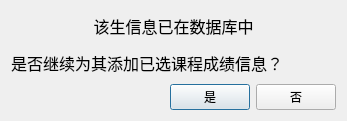
<?xml version="1.0" encoding="UTF-8"?>
<ui version="4.0">
 <class>promptDialog</class>
 <widget class="QDialog" name="promptDialog">
  <property name="geometry">
   <rect>
    <x>0</x>
    <y>0</y>
    <width>347</width>
    <height>121</height>
   </rect>
  </property>
  <property name="windowTitle">
   <string>Dialog</string>
  </property>
  <property name="windowIcon">
   <iconset resource="resources.qrc">
    <normaloff>:/new/prefix1/student.JPG</normaloff>:/new/prefix1/student.JPG</iconset>
  </property>
  <layout class="QVBoxLayout" name="verticalLayout_3">
   <item>
    <layout class="QVBoxLayout" name="verticalLayout_2">
     <item>
      <layout class="QVBoxLayout" name="verticalLayout">
       <item>
        <widget class="QLabel" name="label">
         <property name="text">
          <string>&lt;html&gt;&lt;head/&gt;&lt;body&gt;&lt;p align=&quot;center&quot;&gt;&lt;span style=&quot; font-size:12pt;&quot;&gt;该生信息已在数据库中&lt;/span&gt;&lt;/p&gt;&lt;/body&gt;&lt;/html&gt;</string>
         </property>
        </widget>
       </item>
       <item>
        <widget class="QLabel" name="label_2">
         <property name="text">
          <string>&lt;html&gt;&lt;head/&gt;&lt;body&gt;&lt;p&gt;&lt;span style=&quot; font-size:12pt;&quot;&gt;是否继续为其添加已选课程成绩信息？&lt;/span&gt;&lt;/p&gt;&lt;/body&gt;&lt;/html&gt;</string>
         </property>
        </widget>
       </item>
      </layout>
     </item>
     <item>
      <layout class="QHBoxLayout" name="horizontalLayout">
       <item>
        <spacer name="horizontalSpacer">
         <property name="orientation">
          <enum>Qt::Horizontal</enum>
         </property>
         <property name="sizeHint" stdset="0">
          <size>
           <width>40</width>
           <height>20</height>
          </size>
         </property>
        </spacer>
       </item>
       <item>
        <widget class="QPushButton" name="pushButton">
         <property name="text">
          <string>是</string>
         </property>
        </widget>
       </item>
       <item>
        <widget class="QPushButton" name="pushButton_2">
         <property name="text">
          <string>否</string>
         </property>
        </widget>
       </item>
      </layout>
     </item>
    </layout>
   </item>
  </layout>
 </widget>
 <resources>
  <include location="resources.qrc"/>
 </resources>
 <connections/>
</ui>
